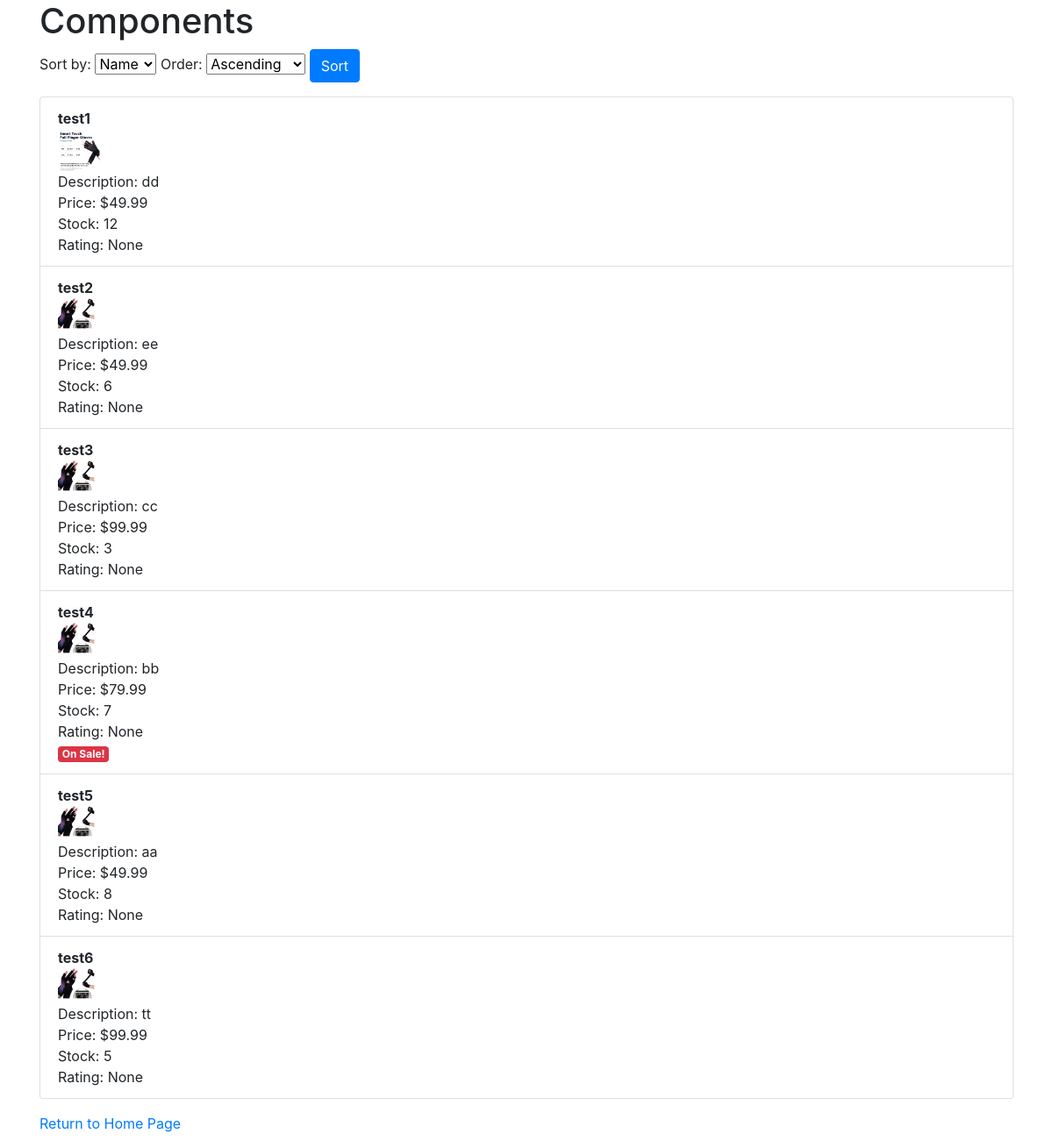
The app's page /components, older data.
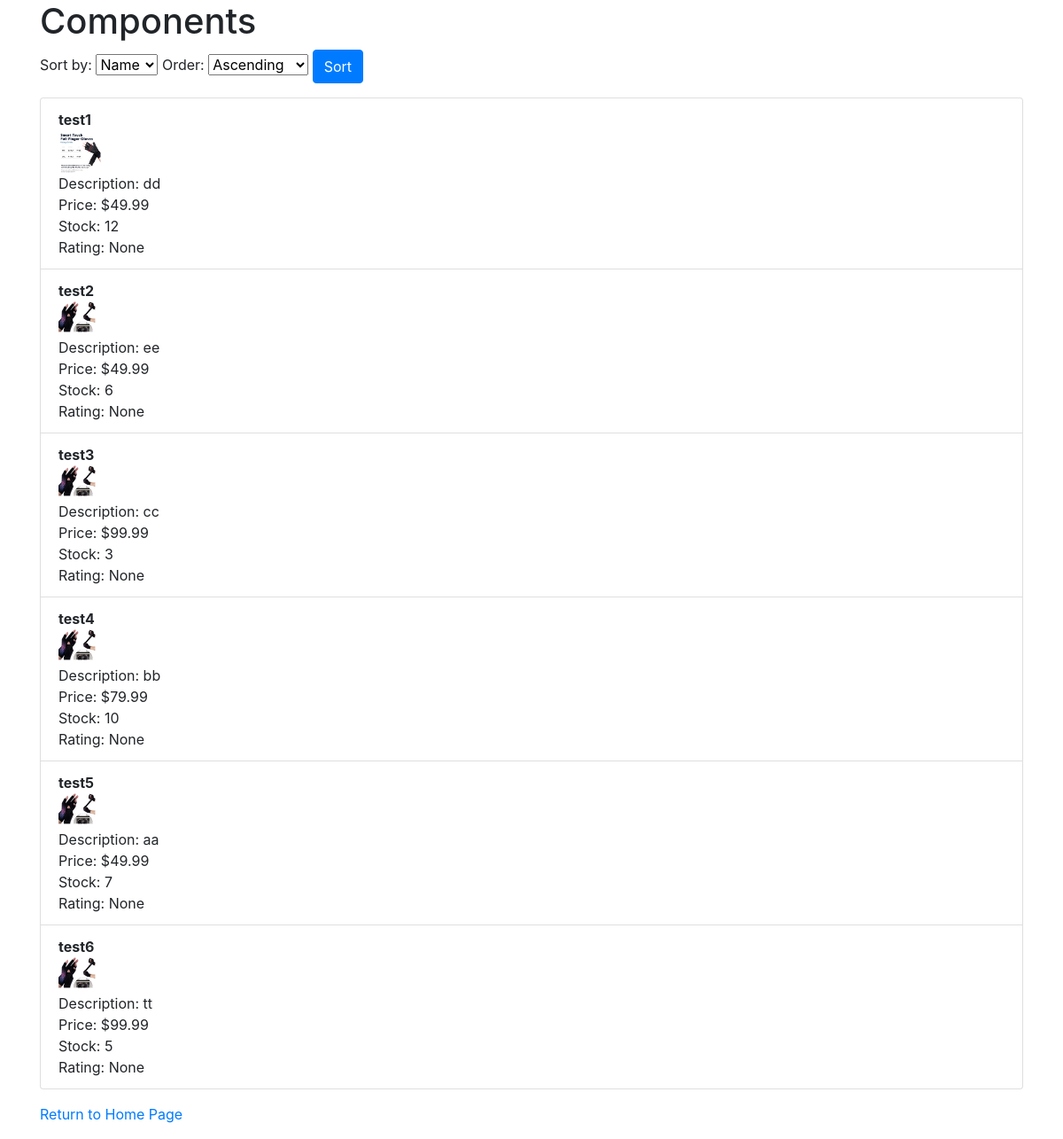
The same page, newer data.
### website/models.py (models this page shows)
class Component(db.Model):
    id = db.Column(db.Integer, primary_key=True)
    name = db.Column(db.String(100), nullable=False)
    description = db.Column(db.Text, nullable=False)
    image_url = db.Column(db.String(200), nullable=False)
    price = db.Column(db.Float, nullable=False)
    stock = db.Column(db.Integer, nullable=False)
    rating = db.Column(db.Float, nullable=True)
    priceModifier = db.Column(db.Float, nullable=False, default=1)
    isOnSale = db.Column(db.Boolean, default=False)
    created_at = db.Column(db.DateTime, default=datetime.utcnow)

### website/views.py (the view)
@views.route('/components', methods=['GET'])
def view_components():
    sort_by = request.args.get('sort', 'name')
    order = request.args.get('order', 'asc')
    components = get_components()  # Gauti visus komponentus
    if not components:
        return render_template('components.html', message="No components found.")
    if sort_by == 'name':
        components.sort(key=lambda x: x.name, reverse=(order == 'desc'))
    elif sort_by == 'price':
        components.sort(key=lambda x: (x.price is None, x.price), reverse=(order == 'desc'))
    elif sort_by == 'rating':
        components.sort(key=lambda x: (x.rating is None, x.rating), reverse=(order == 'desc'))
    return render_template('components.html', components=components)

### website/views.py (called while the page is built)
def get_components():
    return Component.query.all()  # Gauti visus komponentus iš duomenų bazės

### website/templates/components.html (shortened to what this page needs)
<!DOCTYPE html>
<html lang="en">
<head>
    <link rel="stylesheet" href="https://stackpath.bootstrapcdn.com/bootstrap/4.4.1/css/bootstrap.min.css" />
</head>
<body>
    <div class="container">
        <h1>Components</h1>
        <form method="GET" action="{{ url_for('views.view_components') }}">
            <label for="sort">Sort by:</label>
            <select name="sort" id="sort">
                <option value="name">Name</option>
            </select>
            <label for="order">Order:</label>
            <select name="order" id="order">
                <option value="asc">Ascending</option>
            </select>
            <button type="submit" class="btn btn-primary">Sort</button>
        </form>
        <ul class="list-group mt-3">
            {% for component in components %}
                <li class="list-group-item">
                    <strong>{{ component.name }}</strong><br>
                    <img src="{{ component.image_url }}" alt="{{ component.name }}" style="width: 100px;"/><br>
                    Description: {{ component.description }}<br>
                    Price: ${{ component.price }}<br>
                    Stock: {{ component.stock }}<br>
                    Rating: {{ component.rating }}<br>
                    {% if component.isOnSale %}
                        <span class="badge badge-danger">On Sale!</span>
                    {% endif %}
                </li>
            {% else %}
                <li class="list-group-item">No components found.</li>
            {% endfor %}
        </ul>
        <p class="mt-3"><a href="/">Return to Home Page</a></p>
    </div>

Row changes from the older to the newer data that the page shows:
changed Component "test4": stock "7" → "10"; no longer shows "On Sale!"
changed Component "test5": stock "8" → "7"
